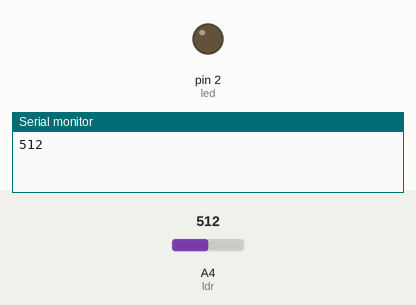
The sketch below on a simulated Arduino Uno, built with avr-gcc and run on an emulated ATmega328P. Shown: output pins drawn as LEDs (lit = HIGH), the last lines printed to the serial monitor. Inputs (shaded band) come from the test bench; at power-on: A4 (ldr) = 512.

Above: at 1.8 s.
1.9 s: A4 (ldr) set to 986
3.4 s: A4 (ldr) set to 1019
At 4.9 s:
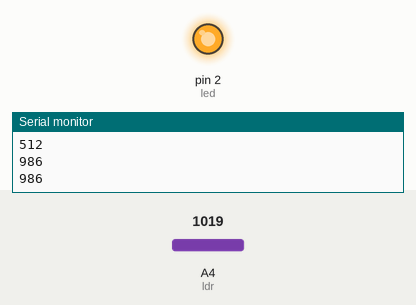
5.5 s: A4 (ldr) set to 990
At 6.4 s:
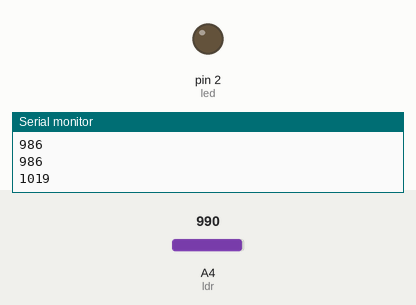
7.5 s: A4 (ldr) set to 1010
At 9.2 s:
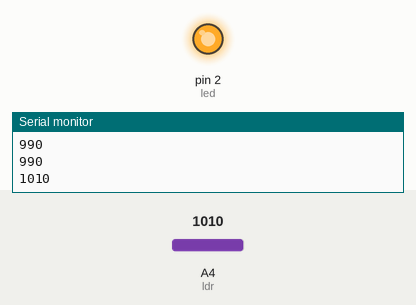
Timing chart, 0 to 10.5 s (numbered marks = the images above; inputs shaded):
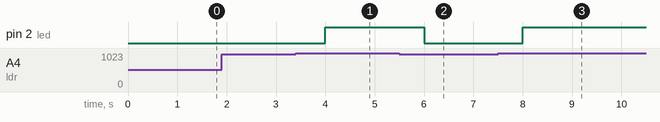

Measured:
- the behaviour switches between 1000 and 1001 on A4 (ldr) (found by bisection; images 0 and 1)
- after the input at 3.4 s, pin 2 (led): LOW → HIGH after 0.60 s
- after the input at 5.5 s, pin 2 (led): HIGH → LOW after 0.50 s
- after the input at 7.5 s, pin 2 (led): LOW → HIGH after 0.50 s

The sketch:

ldr.ino
```cpp
#define led 2
#define ldr 4
void setup() {
  // put your setup code here, to run once:
  pinMode(led, OUTPUT);
  pinMode(ldr, INPUT);
  Serial.begin(115200);
}
void loop() {
  // put your main code here, to run repeatedly:
  int ldr_re;
  ldr_re = analogRead(ldr);
  if(ldr_re > 1000) {
    digitalWrite(led, HIGH);
    delay(1000);
    Serial.println(ldr_re);
    delay(1000);
 }
  else {
  digitalWrite(led, LOW);
    delay(1000);
    Serial.println(ldr_re);
  }
}
```
